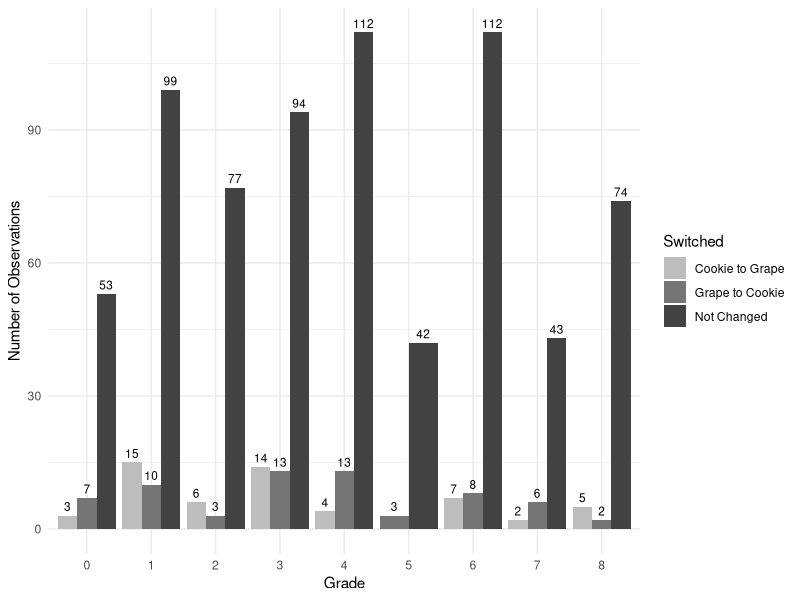
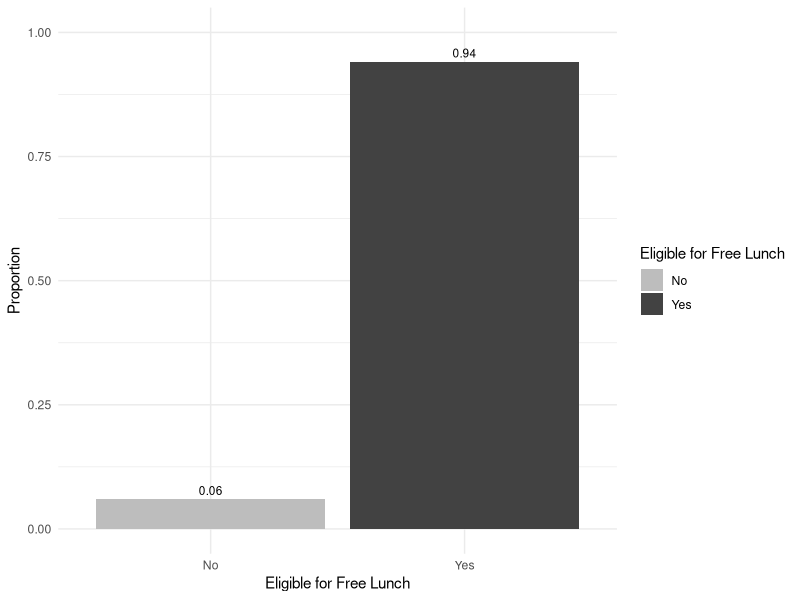
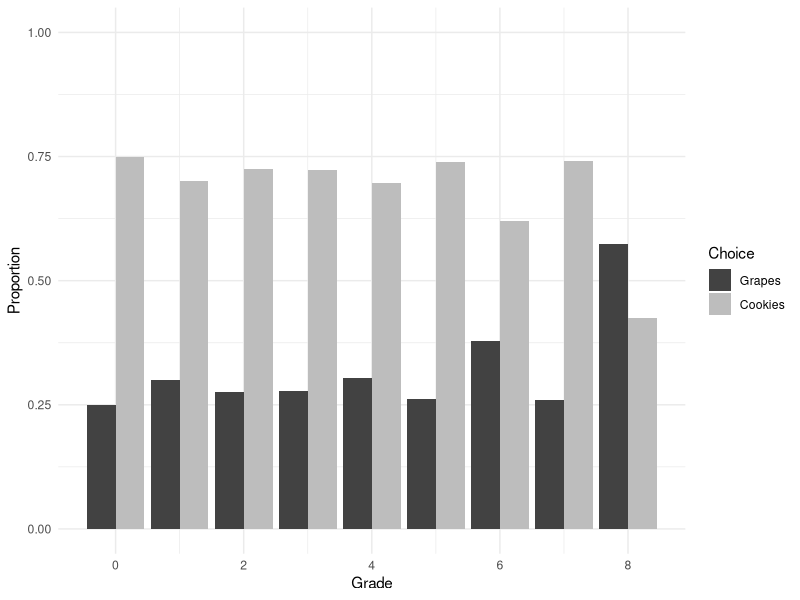
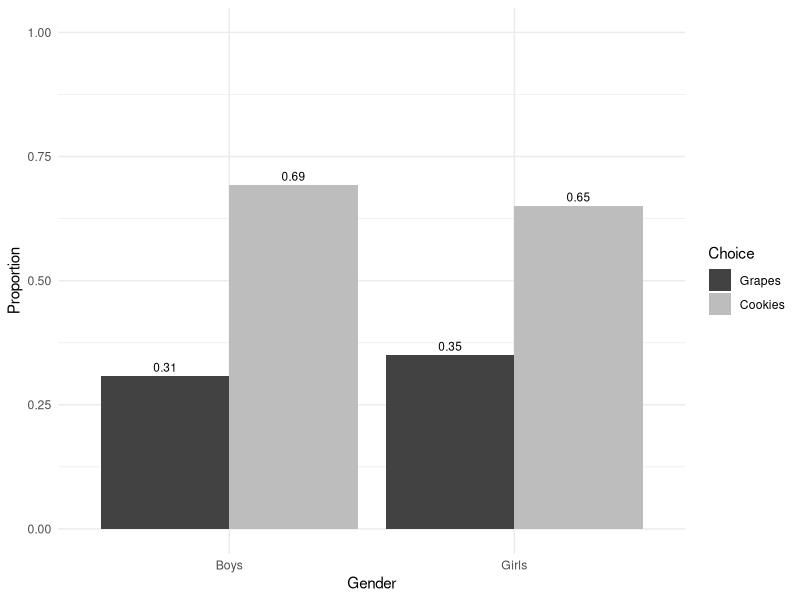

R code for these plots, in order: (Note: this script raises an error after producing the figures.)
## ---- chunk 1
#| echo: false
#| include: false
#| warning: false
#| message: false

library(tidyverse)
library(knitr)
library(kableExtra)
library(ggplot2)
library(dplyr)
## ---- chunk 2
#| echo: false
#| include: true
#| warning: false
#| label: tbl-table1
#| tbl-cap: "Summary statistics for the four different observation groups: public and 0% of the card deck is incentivized, public and 50% of the card deck is incentivized where the student is not incentivized, public and 50% of the card deck is incentivized where the student is incentivized, and public and 100% of the card deck is incentivized"


sum_table_wide <-
  read_csv(
    file = "../data/sum_table_wide.csv",
    show_col_types = FALSE
  )

sum_table_final <-
    sum_table_wide |>
      as_tibble() |>
      mutate(state = rownames(sum_table_wide)) |>
      select(Group, Observations, table_size, male, grade, black, hispanic, free)

sum_table_final |>
  kable(
    col.names = c('Group', 'Observations', 'Table Size', 'Percent of boys', 'Grade', 'Black', 'Hispanic', 'Free Lunch'),
    digits = 3
  )

## ---- chunk 3
#| echo: false
#| warning: false
#| label: fig-foodChoices
#| fig-cap: "Students food choices from stage G1 to G2 comparing grape to cookie, cookie to grape, or no change."

food_choices <-
  read_csv(
    file = "../data/food_choices.csv",
    show_col_types = FALSE
  )

# Create a bar plot
ggplot(food_choices, aes(x = as.factor(grade), fill = Switched)) +
  geom_bar(position = "dodge") +
  geom_text(
    aes(label = after_stat(count)),
    stat = "count",
    position = position_dodge(width = 0.9),
    vjust = -0.5, # Adjust the vertical position of the labels
    color = "black",
    size = 3
  ) +
  labs(x = "Grade",
       y = "Number of Observations") +
  scale_fill_manual(values = c("Cookie to Grape" = '#BDBDBD',"Grape to Cookie" = '#757575', "Not Changed" = '#424242')) +
  scale_x_discrete(breaks = as.character(0:8)) +
  theme_minimal()

## ---- chunk 4
#| echo: false
#| include: true
#| warning: false
#| label: fig-lunchStatus
#| fig-cap: "Comparing incentivized students choosing grapes if they are eligible or not eligable for the free lunch program"

# Filter data for incentivized students whose grape2 choice was 1
incentivized_grapes <- food_choices |>
  filter(incentive == 1 & grape2 == 1)

# Calculate proportions
proportions <- incentivized_grapes |>
  group_by(free) |>
  summarise(Proportion = n() / nrow(incentivized_grapes))

# Create the bar graph
ggplot(proportions, aes(x = factor(free), y = Proportion, fill = factor(free))) +
  geom_bar(stat = "identity") +
  geom_text(aes(label = round(Proportion, 2)), 
            position = position_dodge(width = 0.9), 
            vjust = -0.5, # Adjust the vertical position of the labels
            color = "black",
            size = 3) +
  labs(x = "Eligible for Free Lunch",
       y = "Proportion",
       fill = "Eligible for Free Lunch") +
  scale_fill_manual(values = c('#BDBDBD', '#424242'), labels = c("No", "Yes")) +
  scale_x_discrete(labels = c("0" = "No", "1" = "Yes")) +  # Adjust x-axis labels  
  scale_y_continuous(limits = c(0, 1)) +  # Set y-axis limits  
  theme_minimal()

## ---- chunk 5
#| echo: false
#| include: true
#| warning: false
#| label: fig-grade
#| fig-cap: "Comparing incentivized students choosing grapes or cookies by the students grade"

# Filter data for incentivized students
incentivized_students <- food_choices |>
  filter(incentive == 1)

# Calculate proportions of students choosing grapes and cookies for each grade
proportions <- incentivized_students |>
  group_by(grade) |>
  summarise(
    grapes_proportion = mean(grape2 == 1),
    cookies_proportion = mean(grape2 == 0)
  )

# Reshape the data from wide to long format for plotting
proportions_long <- proportions |>
  tidyr::pivot_longer(cols = c(grapes_proportion, cookies_proportion),
                      names_to = "choice",
                      values_to = "proportion")

# Create the bar chart
ggplot(proportions_long, aes(x = grade, y = proportion, fill = choice)) +
  geom_bar(stat = "identity", position = "dodge") +
  labs(x = "Grade",
       y = "Proportion",
       fill = "Choice") +
  scale_fill_manual(values = c("grapes_proportion" = '#BDBDBD', "cookies_proportion" = '#424242'),
                    labels = c("Grapes", "Cookies")) +
  ylim(0,1) +
  theme_minimal()

## ---- chunk 6
#| echo: false
#| include: true
#| warning: false
#| label: fig-gender
#| fig-cap: "Comparing incentivized students choosing grapes or cookies by the students gender"

# Filter data for incentivized students
incentivized_students <- food_choices |>
  filter(incentive == 1)

# Calculate proportions of students choosing grapes and cookies for each gender
proportions <- incentivized_students |>
  group_by(male) |>
  summarise(
    grapes_proportion = mean(grape2 == 1),
    cookies_proportion = mean(grape2 == 0)
  )

# Normalize proportions to ensure they sum up to 1 for each gender
proportions <- proportions |>
  mutate(
    total_proportion = grapes_proportion + cookies_proportion,
    grapes_proportion = grapes_proportion / total_proportion,
    cookies_proportion = cookies_proportion / total_proportion
  )

# Reshape the data from wide to long format for plotting
proportions_long <- proportions |>
  tidyr::pivot_longer(cols = c(grapes_proportion, cookies_proportion),
                      names_to = "choice",
                      values_to = "proportion")

# Rename gender values for better visualization
proportions_long$male <- ifelse(proportions_long$male == 1, "Boys", "Girls")

# Create the bar graph
ggplot(proportions_long, aes(x = male, y = proportion, fill = choice)) +
  geom_bar(stat = "identity", position = "dodge") +
  geom_text(aes(label = round(proportion, 2)), # Display proportion rounded to 2 decimal places
            position = position_dodge(width = 0.9), 
            vjust = -0.5, # Adjust the vertical position of the labels
            color = "black",
            size = 3) +
  labs(x = "Gender",
       y = "Proportion",
       fill = "Choice") +
  scale_fill_manual(values = c("grapes_proportion" = '#BDBDBD', "cookies_proportion" = '#424242'),
                    labels = c("Grapes", "Cookies")) +
  ylim(0,1) +
  theme_minimal()

## ---- chunk 7
#| echo: false
#| include: true
#| warning: false
#| label: fig-publicIncentive
#| fig-cap: "Comparing the proportion of students in the public group who recieved no incentive and whether or not they stayed with their initil choice of cookie or grape or if they switched."

public_incentives <- food_choices|>
  filter(table_incentive_pr == 0)

num_samples <- length(public_incentives$Stayed)

public_incentives <- public_incentives|>
  group_by(Stayed)|>
  summarise(prop = length(Stayed)/num_samples)

# Create the bar graph
ggplot(public_incentives, aes(x = Stayed, y = prop, fill = Stayed)) +
  geom_col() +
  geom_text(aes(label = round(prop, 2)), 
            position = position_dodge(width = 0.9), 
            vjust = -0.5, # Adjust the vertical position of the labels
            color = "black",
            size = 3) +
  labs(x = "Choice",
       y = "Proportion") +
  scale_fill_manual(values = c("Changed" = '#BDBDBD', "Stayed Cookie" = '#757575', "Stayed Grape" = '#424242')) +
  ylim(0,0.5) +
  theme_minimal()

## ---- chunk 8
#| echo: false
#| include: true
#| warning: false
#| label: fig-publicNoIncentive
#| fig-cap: "Comparing the proportion of students in the public group who recieved an incentive and whether or not they stayed with their initil choice of cookie or grape or if they switched."

public_no_incentives <- food_choices|>
  filter(table_incentive_pr == 1)

num_samples <- length(public_no_incentives$Stayed)

public_no_incentives <- public_no_incentives|>
  group_by(Stayed)|>
  summarise(prop = length(Stayed)/num_samples)

# Create the bar graph
ggplot(public_no_incentives, aes(x = Stayed, y = prop, fill = Stayed)) +
  geom_col() +
    geom_text(aes(label = round(prop, 2)), 
            position = position_dodge(width = 0.9), 
            vjust = -0.5, # Adjust the vertical position of the labels
            color = "black",
            size = 3) +
  labs(x = "Choice",
       y = "Proportion") +
  scale_fill_manual(values = c("Changed" = '#BDBDBD', "Stayed Cookie" = '#757575', "Stayed Grape" = '#424242')) +
  ylim(0,0.5) +
  theme_minimal()
